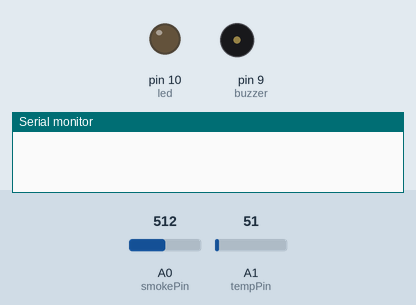
Simulated run of this sketch. Board: Arduino Uno, built with avr-gcc and run on an emulated ATmega328P. On the bench: output pins drawn as LEDs (lit = HIGH), buzzer (waves = sounding, pin HIGH), the last lines printed to the serial monitor. The test bench sets the inputs (shaded band); at power-on: A0 (smokePin) = 512, A1 (tempPin) = 51. The modem accepts every AT command (registered, SIM ready, sends succeed) and sends nothing else.

Above: at 0.1 s.
At 1.1 s:
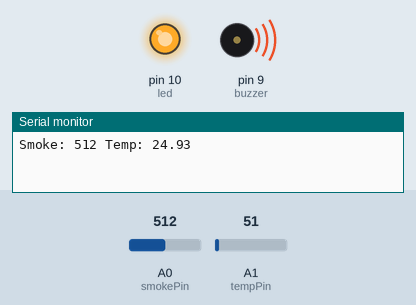
Timing chart, 0 to 2.6 s (numbered marks = the images above):
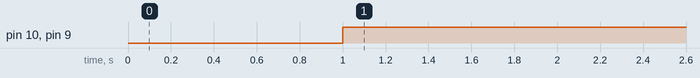

Measured:
- by itself, pin 10 (led), pin 9 (buzzer): LOW → HIGH at 1.0 s

The sketch:

fire_alarm.ino
```cpp
#include <SoftwareSerial.h>

SoftwareSerial gsm(7, 8); // RX, TX

int smokePin = A0;
int tempPin = A1;
int buzzer = 9;
int led = 10;

int smokeThreshold = 300;
int tempThreshold = 50;

void setup() {
  pinMode(buzzer, OUTPUT);
  pinMode(led, OUTPUT);

  Serial.begin(9600);
  gsm.begin(9600);

  delay(1000);
}

void loop() {
  int smokeValue = analogRead(smokePin);
  int tempValue = analogRead(tempPin);

  float temperature = tempValue * (5.0 / 1023.0) * 100;

  Serial.print("Smoke: ");
  Serial.print(smokeValue);
  Serial.print(" Temp: ");
  Serial.println(temperature);

  if (smokeValue > smokeThreshold || temperature > tempThreshold) {
    digitalWrite(buzzer, HIGH);
    digitalWrite(led, HIGH);

    sendSMS();
    delay(10000);
  } else {
    digitalWrite(buzzer, LOW);
    digitalWrite(led, LOW);
  }

  delay(1000);
}

void sendSMS() {
  gsm.println("AT+CMGF=1");
  delay(1000);
  gsm.println("AT+CMGS=\"+91XXXXXXXXXX\""); // your number
  delay(1000);
  gsm.println("Fire Alert! Smoke or High Temperature Detected.");
  delay(100);
  gsm.write(26);
}
```
